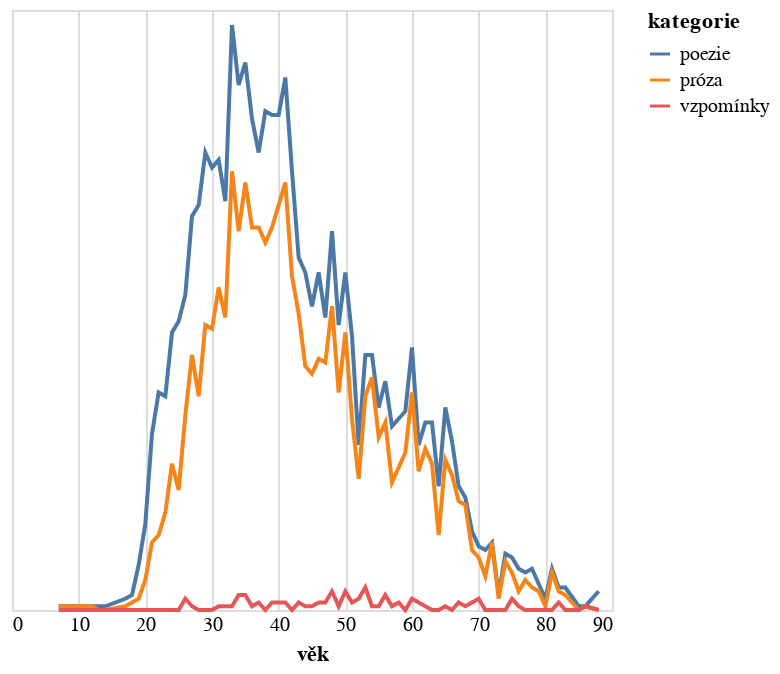

The notebook cell saved with this chart:
### Code cell
do_grafu2 = do_grafu.filter(pl.col("rok").is_between(1875,1925)).group_by(["vek","kategorie"]).len().rename({"len":"počet","vek":"věk"})

alt.Chart(do_grafu2.to_pandas()).mark_line().encode(
    alt.X('věk:Q').axis(domain=False, tickSize=0),
    alt.Y('počet:Q').stack('zero').axis(None),
    alt.Color('kategorie:N')
)

### Figure 1 — Vega-Lite specification as saved in the notebook (floating-point values rounded to 4 significant figures; data arrays with more than 128 entries replaced by an {"elided": "..."} marker saying what was removed)
{"config": {"view": {"continuousWidth": 300, "continuousHeight": 300}}, "data": {"name": "data-d9a622f280230b10e741ceb62a2c10f1"}, "mark": {"type": "line"}, "encoding": {"color": {"field": "kategorie", "type": "nominal"}, "x": {"axis": {"domain": false, "tickSize": 0}, "field": "věk", "type": "quantitative"}, "y": {"axis": null, "field": "počet", "stack": "zero", "type": "quantitative"}}, "$schema": "https://vega.github.io/schema/vega-lite/v5.8.0.json", "datasets": {"data-d9a622f280230b10e741ceb62a2c10f1": {"elided": "179 records"}}}
